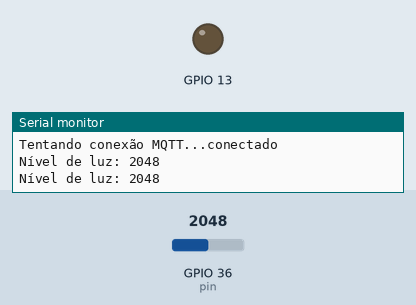
Bench run of a sketch on a simulated ESP32. Shown: output pins drawn as LEDs (lit = HIGH), the last lines printed to the serial monitor. The test bench sets the inputs (shaded band); at power-on: GPIO 36 (pin) = 2048. WiFi joins after 1.5 s; servers stay silent unless stated; no MQTT or app messages arrive unless stated.

Above: at 2.7 s.
2.8 s: GPIO 36 (pin) set to 522
4.7 s: GPIO 36 (pin) set to 452
At 6.0 s:
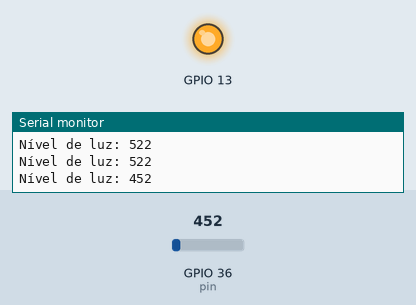
7.0 s: GPIO 36 (pin) set to 540
At 8.7 s:
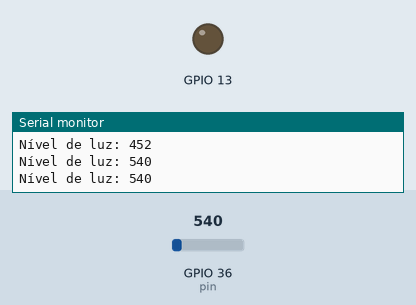
9.0 s: GPIO 36 (pin) set to 491
At 10.4 s:
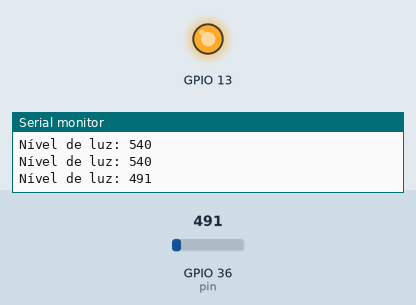
Timing chart, 0 to 12.0 s (numbered marks = the images above; inputs shaded):
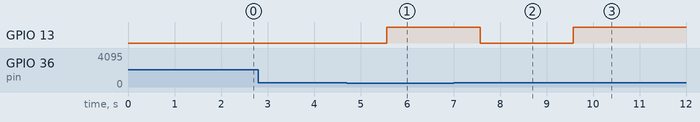

The sketch:

sensor_luz.ino
```cpp
#include <WiFi.h>
#include <PubSubClient.h>

// Configurações da rede WiFi (simuladas)
const char* ssid = "Seu_SSID";
const char* password = "Sua_Senha";

// Configurações do broker MQTT
const char* mqtt_server = "broker.hivemq.com";
WiFiClient espClient;
PubSubClient client(espClient);

struct Device {
    int pin;
    int value;
};

Device ldr;
Device led;

void setup_wifi();
void reconnect();
void readLDR(Device* ldr);
void controlLED(Device* led, int lightLevel);

void setup() {
    Serial.begin(115200);

    ldr.pin = A0;
    ldr.value = 0;

    led.pin = 13;
    pinMode(led.pin, OUTPUT);

    setup_wifi();
    client.setServer(mqtt_server, 1883);
}

void loop() {
    if (!client.connected()) {
        reconnect();
    }
    client.loop();

    readLDR(&ldr);

    char msg[50];
    sprintf(msg, "%d", ldr.value);
    client.publish("sensor/light", msg);

    controlLED(&led, ldr.value);

    delay(1000);
}

void setup_wifi() {
    delay(10);
    Serial.println();
    Serial.print("Simulando conexão a ");
    Serial.println(ssid);

    WiFi.mode(WIFI_STA);
    WiFi.begin(ssid, password);
    while (WiFi.status() != WL_CONNECTED) {
        delay(500);
        Serial.print(".");
    }
    Serial.println("");
    Serial.println("WiFi simulado conectado");
    Serial.println("IP address: ");
    Serial.println(WiFi.localIP());
}

void reconnect() {
    while (!client.connected()) {
        Serial.print("Tentando conexão MQTT...");
        if (client.connect("ESP32Client")) {
            Serial.println("conectado");
        } else {
            Serial.print("falhou, rc=");
            Serial.print(client.state());
            Serial.println(" tenta novamente em 5 segundos");
            delay(5000);
        }
    }
}

void readLDR(Device* ldr) {
    ldr->value = analogRead(ldr->pin);
    Serial.print("Nível de luz: ");
    Serial.println(ldr->value);
}

void controlLED(Device* led, int lightLevel) {
    if (lightLevel < 500) {
        digitalWrite(led->pin, HIGH); // Liga o LED
    } else {
        digitalWrite(led->pin, LOW); // Desliga o LED
    }
}
```

Measured:
- the behaviour switches between 500 and 499 on GPIO 36 (pin) (found by bisection; images 0 and 1)
- after the input at 4.7 s, GPIO 13: LOW → HIGH after 0.87 s
- after the input at 7.0 s, GPIO 13: HIGH → LOW after 0.57 s
- after the input at 9.0 s, GPIO 13: LOW → HIGH after 0.57 s
